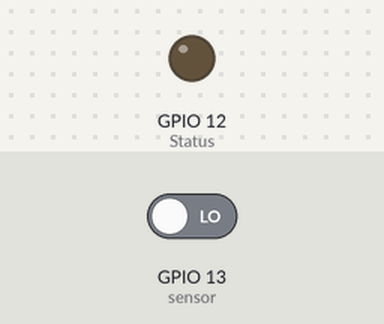
Bench run of a sketch on a simulated ESP8266 (NodeMCU). On the bench: output pins drawn as LEDs (lit = HIGH). Inputs (shaded band) come from the test bench; at power-on: GPIO 13 (sensor) LOW. WiFi joins after 1.5 s; servers stay silent unless stated; no MQTT or app messages arrive unless stated; what the sketch prints to the serial monitor is not drawn.

Above: at 2.7 s.
2.8 s: GPIO 13 (sensor) driven HIGH
At 4.4 s:
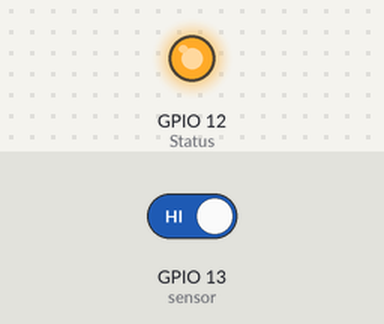
Timing chart, 0 to 5.9 s (numbered marks = the images above; inputs shaded):
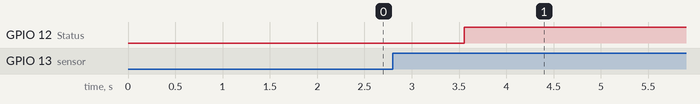

Measured:
- after the input at 2.8 s, GPIO 12 (Status): LOW → HIGH after 0.75 s

The sketch:

pir_sensor.ino
```cpp
#include <ESP8266WiFi.h> // Enables the ESP8266 to connect to the local network (via WiFi)
#include <PubSubClient.h> // Allows us to connect to, and publish to the MQTT broker

//topics
#define MQTT_PUB_PIR "pir/alert"

// WiFi
// Make sure to update this for your own WiFi network!
const char* ssid = "FASTWEB-D82B93";
const char* wifi_password = "W1JA3M3R2A";

int Status = 12;  // Digital pin D6
int sensor = 13;  // Digital pin D7

// MQTT
// Make sure to update this for your own MQTT Broker!
const char* mqtt_server = "192.168.1.12";
const char* mqtt_topic = "pir/alert";
const char* mqtt_username = "rio";
const char* mqtt_password = "onslario89";
// The client id identifies the ESP8266 device. Think of it a bit like a hostname (Or just a name, like Greg).
const char* clientID = "Client ID";

// Initialise the WiFi and MQTT Client objects
WiFiClient wifiClient;
PubSubClient client(mqtt_server, 31085, wifiClient); // 1883 is the listener port for the Broker

void setup() {

  Serial.begin(9600);
  pinMode(sensor, INPUT);   // declare sensor as input
  pinMode(Status, OUTPUT);  // declare LED as output

  Serial.print("Connecting to ");
  Serial.println(ssid);

  // Connect to the WiFi
  WiFi.begin(ssid, wifi_password);

  // Wait until the connection has been confirmed before continuing
  while (WiFi.status() != WL_CONNECTED) {
    delay(500);
    Serial.print(".");
  }
  // Debugging - Output the IP Address of the ESP8266
  Serial.println("WiFi connected");
  Serial.print("IP address: ");
  Serial.println(WiFi.localIP());

  // Connect to MQTT Broker
  // client.connect returns a boolean value to let us know if the connection was successful.
  // If the connection is failing, make sure you are using the correct MQTT Username and Password (Setup Earlier in the Instructable)
  if (client.connect(clientID, mqtt_username, mqtt_password)) {
    Serial.println("Connected to MQTT Broker!");
  }
  else {
    Serial.println("Connection to MQTT Broker failed...");
  }

}


void loop() {

  long state = digitalRead(sensor);
    if(state == HIGH) {
      digitalWrite (Status, HIGH);
      client.publish(MQTT_PUB_PIR, "true"); //Topic name
      Serial.println("Motion detected!");
      delay(10000);
    }
    else {
      digitalWrite (Status, LOW);
      client.publish(MQTT_PUB_PIR, "false"); //Topic name
      Serial.println("Motion absent!");
      delay(1000);
      }

}
```
